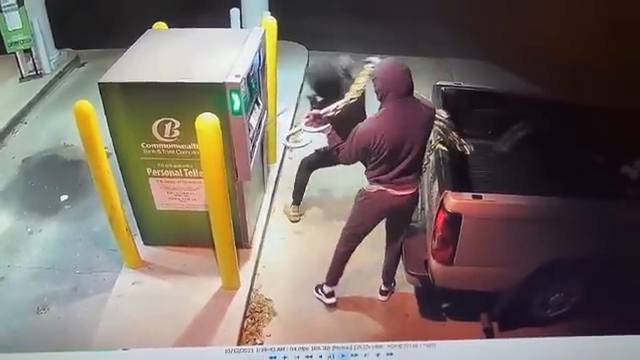
#> input picture frame 224 of thiefs.mp4, 640 x 360 px
$ python main.py
#> lines starting #> are read from the running program, lines starting #| are printed output that depends on the picture; after the words box and inside, x2 and y2 are one past the last pixel; in counts of white or black regions, pixels touching at a corner belong together
import cv2
import winsound
import time

# File paths
video_path = r"C:\\Users\\iTparK\\Desktop\\New folder\\Home Security Camera\\thiefs.mp4"
alarm_sound_path = r'C:\\Users\\iTparK\\Desktop\\New folder\\Home Security Camera\\alert.wav'

# Open video
cam = cv2.VideoCapture(video_path)

if not cam.isOpened():
    print("Error: Could not open video file.")
    exit()

# Read the first frame for reference
ret, frame_prev = cam.read()
#> frame_prev is the input picture: shape (360, 640, 3); mean B, G, R 100.5, 107.3, 118.6
frame_prev = cv2.GaussianBlur(cv2.cvtColor(frame_prev, cv2.COLOR_BGR2GRAY), (5, 5), 0)
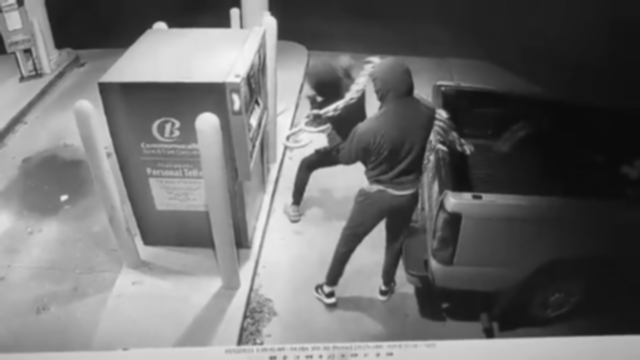
#> frame_prev: shape (360, 640); min 11, max 243, mean 109.9

alarm_on = False  # To prevent continuous alarm repeats
last_alarm_time = 0  # Alarm delay timer

while True:
    ret, frame = cam.read()
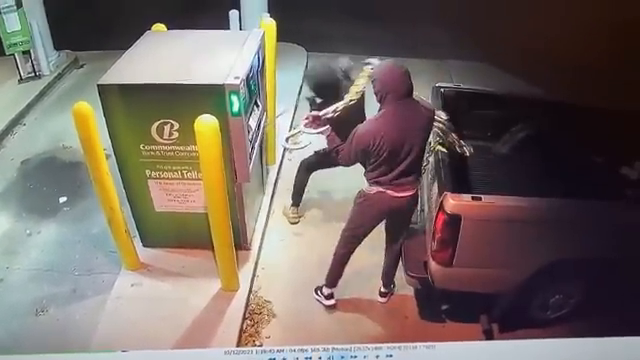
#> input picture frame 225 of thiefs.mp4, 640 x 360 px
#> frame is the input picture: shape (360, 640, 3); mean B, G, R 99.6, 106.4, 117.8
    if not ret:
        print("Video finished.")
        break

    # Prepare current frame
    gray = cv2.cvtColor(frame, cv2.COLOR_BGR2GRAY)
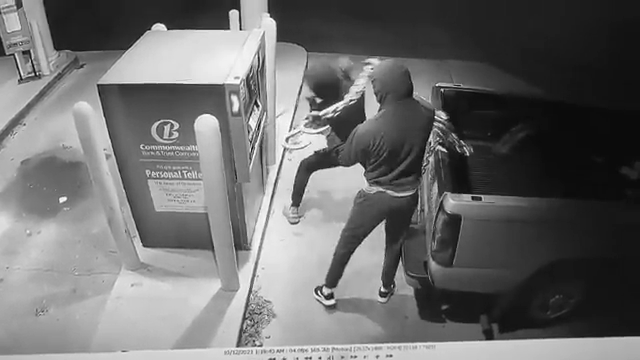
#> gray: shape (360, 640); min 4, max 255, mean 109
    gray = cv2.GaussianBlur(gray, (5, 5), 0)

    # Frame difference
    diff = cv2.absdiff(frame_prev, gray)
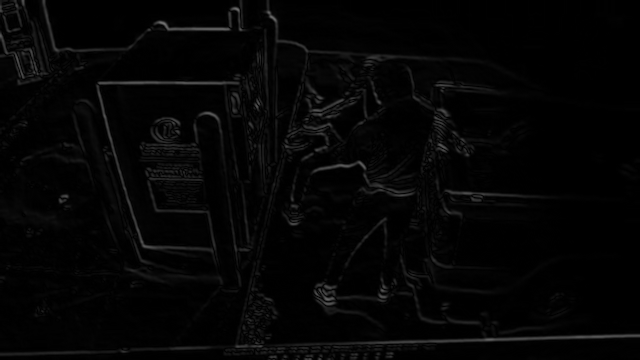
#> diff: shape (360, 640); min 0, max 113, mean 4.7

    # Threshold
    _, thresh = cv2.threshold(diff, 25, 255, cv2.THRESH_BINARY)
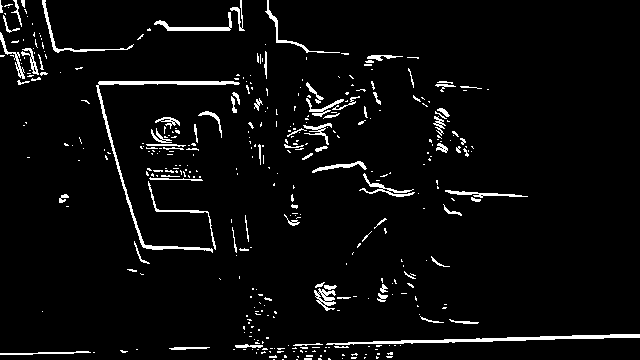
#> thresh: shape (360, 640); 4.3% white in thin lines or dots

    # Dilation to fill gaps
    dilated = cv2.dilate(thresh, None, iterations=3)
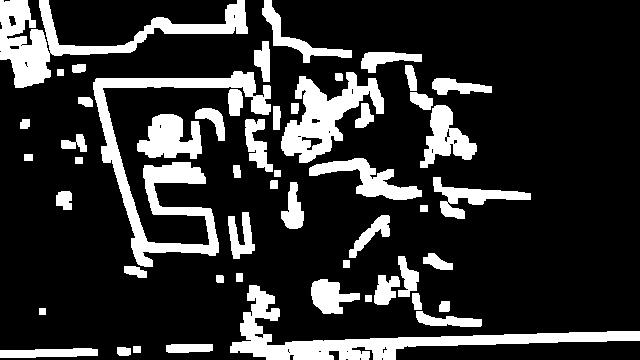
#> dilated: shape (360, 640); 19.2% white; 53 white regions

    # Find contours
    contours, _ = cv2.findContours(dilated, cv2.RETR_EXTERNAL, cv2.CHAIN_APPROX_SIMPLE)
#> contours = 53 contours; largest, box (x1, y1, x2, y2) and area: (93, 71, 271, 267) 6472, (230, 285, 640, 360) 5888, (0, 0, 248, 88) 5452, (281, 72, 384, 163) 3886, (137, 114, 202, 159) 1826

    motion_detected = False

    for c in contours:
        if cv2.contourArea(c) < 2500:  # Minimum area filter
            continue

        # Bounding box (RED COLOR)
        x, y, w, h = cv2.boundingRect(c)
        cv2.rectangle(frame, (x, y), (x + w, y + h), (0, 0, 255), 2)  # ← red box

        motion_detected = True
#> this loop made 53 passes
#> c on passes 3, 6, 8, 14, 16, 21, 26, 29, 30, 47: [[133, 346], [133, 352], [140, 352], [140, 346]], [[39, 308], [39, 314], [45, 314], [45, 308]], [[365, 295], [365, 301], [371, 301], [371, 295]], [[236, 273], [236, 281], [242, 281], [242, 273]], [[343, 260], [343, 267], [349, 267], [349, 260]], [[420, 205], [420, 211], [427, 211], [427, 205]], [[274, 170], [274, 176], [280, 176], [280, 170]], [[75, 157], [75, 163], [82, 163], [82, 157]], [[24, 154], [24, 160], [32, 160], [32, 154]], [[57, 69], [57, 75], [63, 75], [63, 69]]
#> (x, y, w, h) on passes 10, 45, 46, 53: (230, 285, 410, 75), (281, 72, 103, 91), (93, 71, 178, 196), (0, 0, 248, 88)
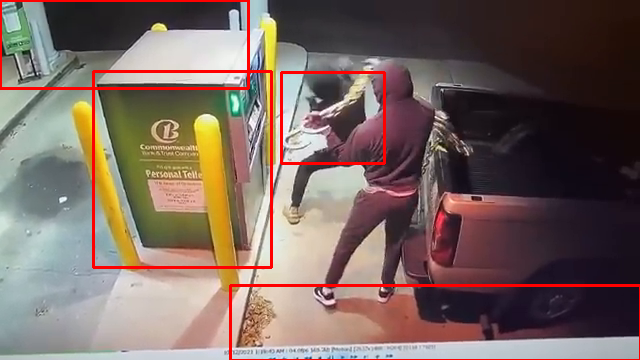
#> frame: shape (360, 640, 3); 3.03% of pixels changed, all inside (x1, y1, x2, y2) = (0, 0, 640, 360)

    # Play alarm (once every 2 sec)
    if motion_detected:
        if not alarm_on or time.time() - last_alarm_time > 2:
            winsound.PlaySound(alarm_sound_path, winsound.SND_ASYNC)
            alarm_on = True
            last_alarm_time = time.time()
    else:
        alarm_on = False

    # Show output
    cv2.imshow("Security Camera", frame)

    # Key controls
    key = cv2.waitKey(20)
#> (key q is pressed here)
    if key == ord('q'):
        break
    elif key == ord('p'):
        cv2.waitKey(0)

    # Update previous frame
    frame_prev = gray.copy()

cam.release()
cv2.destroyAllWindows()

$ run again, starting later in the video
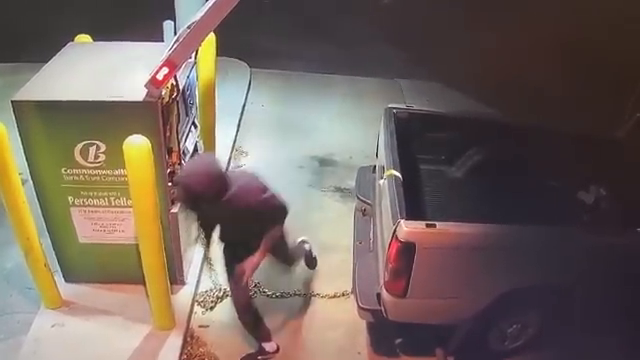
#> input picture frame 1008 of thiefs.mp4, 640 x 360 px
#> frame_prev is the input picture: shape (360, 640, 3); mean B, G, R 93.6, 101.7, 115.5
#> frame_prev: shape (360, 640)
#> `_, thresh = cv2.threshold(diff, 25, 255, cv2.THRESH_BINARY)`:
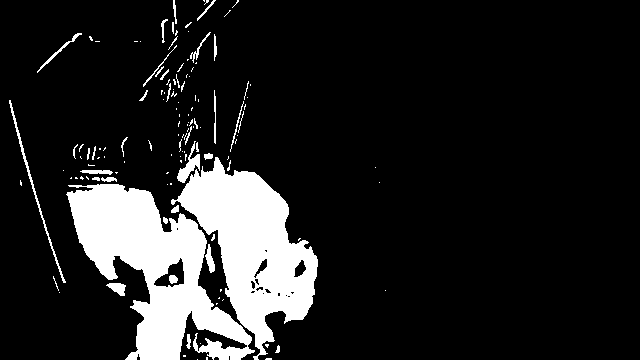
#> thresh: shape (360, 640); 13.5% white; 132 white regions (94 under 20 px), largest, box (x1, y1, x2, y2) and area: (66, 184, 255, 360) 14808, (171, 157, 318, 360) 13117, (9, 100, 66, 283) 433
#> dilated: shape (360, 640); 21% white; 17 white regions
#> contours = 17 contours; largest, box (x1, y1, x2, y2) and area: (63, 78, 321, 360) 39512, (136, 0, 220, 130) 3289, (6, 97, 69, 296) 1957, (34, 30, 85, 76) 634, (182, 0, 219, 35) 439
#> the loop `for c in contours:` made 17 passes
#> c on passes 1, 2, 4, 5, 6, 12: [[382, 287], [382, 293], [388, 293], [388, 287]], [[376, 179], [376, 185], [382, 185], [382, 179]], [[60, 167], [60, 173], [66, 173], [66, 167]], [[372, 164], [372, 170], [378, 170], [378, 164]], [[168, 151], [168, 158], [174, 158], [174, 151]], [[131, 38], [131, 44], [143, 44], [143, 38]]
#> after the loop `for c in contours:`:
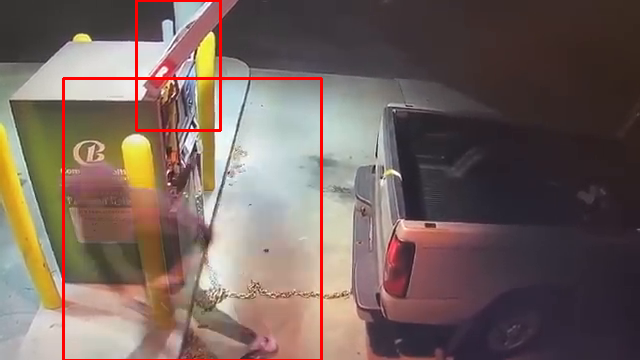
#> frame: shape (360, 640, 3); mean B, G, R 94.1, 100.3, 117.7

$ run again, starting later in the video
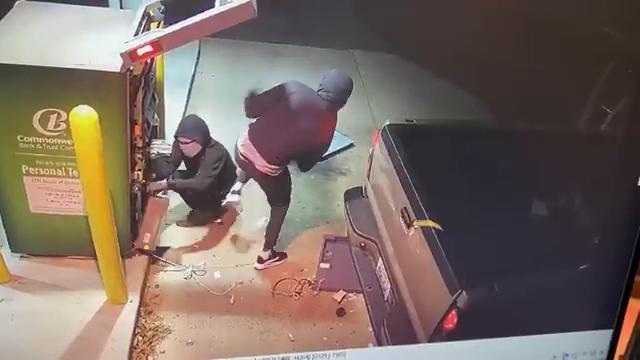
#> input picture frame 1793 of thiefs.mp4, 640 x 360 px
#> frame_prev is the input picture: shape (360, 640, 3); mean B, G, R 98.8, 106.6, 121.9
#> frame_prev: shape (360, 640)
#> `_, thresh = cv2.threshold(diff, 25, 255, cv2.THRESH_BINARY)`:
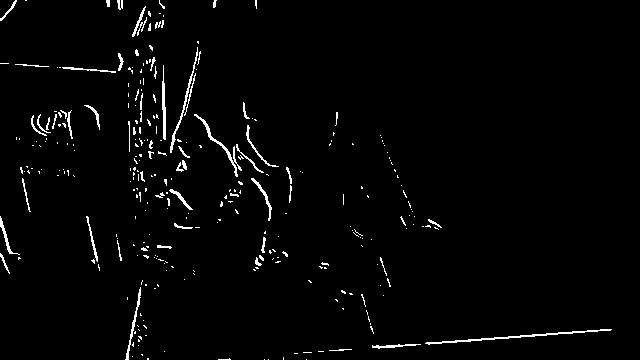
#> thresh: shape (360, 640); 2.2% white in thin lines or dots
#> dilated: shape (360, 640); 12.7% white; 60 white regions
#> contours = 60 contours; largest, box (x1, y1, x2, y2) and area: (125, 38, 282, 224) 9562, (369, 326, 615, 352) 1855, (28, 107, 78, 154) 1390, (122, 277, 150, 360) 1108, (129, 0, 168, 40) 923
#> the loop `for c in contours:` made 60 passes
#> c on passes 1, 3, 5, 8, 9, 15, 21, 22: [[261, 356], [261, 359], [271, 359], [271, 356]], [[280, 354], [280, 359], [286, 359], [286, 354]], [[161, 348], [161, 354], [167, 354], [167, 348]], [[124, 294], [124, 302], [130, 302], [130, 294]], [[380, 292], [380, 298], [386, 298], [386, 292]], [[181, 276], [181, 282], [187, 282], [187, 276]], [[368, 236], [368, 242], [374, 242], [374, 236]], [[275, 233], [275, 239], [281, 239], [281, 233]]
#> after the loop `for c in contours:`:
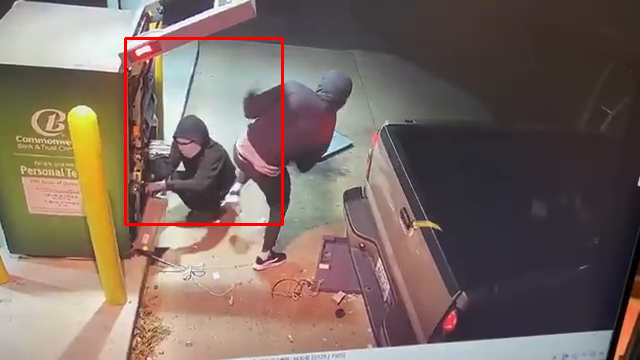
#> frame: shape (360, 640, 3); mean B, G, R 97.8, 105.5, 122.9
